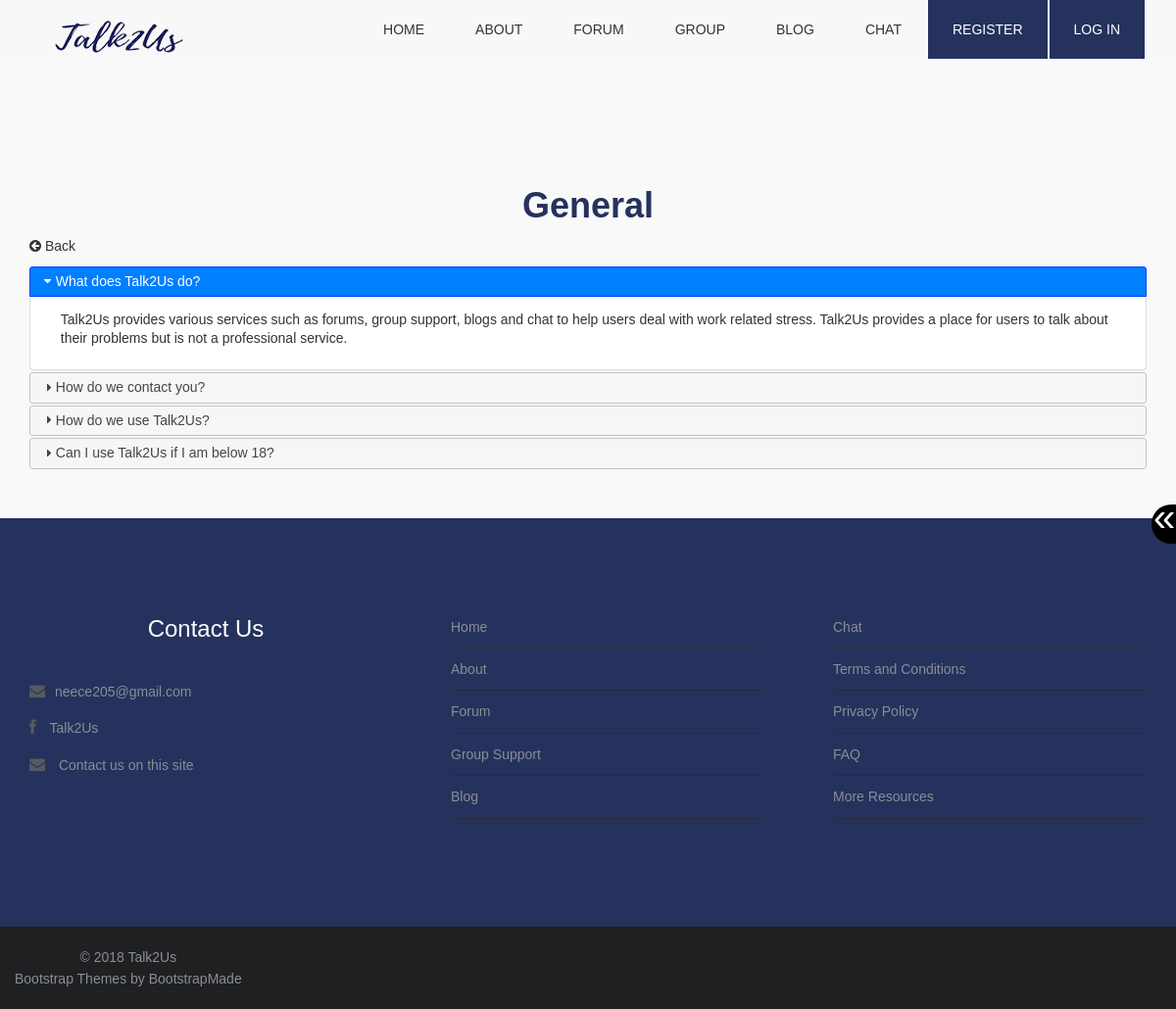
/faqQues.php?topicid=1, run on the app's committed database.
### tables this page shows
CREATE TABLE `faqtopic` (
  `topicID` int(10) NOT NULL,
  `topicname` varchar(255) NOT NULL
);

CREATE TABLE `faq` (
  `faqID` int(10) NOT NULL,
  `faqTopicID` int(10) NOT NULL,
  `faqQuestion` varchar(255) NOT NULL,
  `faqAnswer` varchar(2048) NOT NULL
);

### faqQues.php (the view, shortened to what this page needs)
<?php
	require_once("function.php");
	include "database_conn.php";
	if (isset($_GET["topicid"])) {
		$topicid = $_GET["topicid"];
	}
	else {
		header("Location: faq.php");
	}
	$results_per_page = 10;
	if(!isset($_GET['page'])){
		$page = 1;
	}else {
		$page = $_GET['page'];
	}
	$this_page_first_result = ($page-1)*$results_per_page;
	$sqlfaqName = "SELECT topicname
	FROM faqtopic
	WHERE topicID='$topicid'";
	$rsfaqName = mysqli_query($conn,$sqlfaqName)
	or die(mysqli_error($conn));
	$row = mysqli_fetch_row($rsfaqName)
			or die(mysqli_error($conn));
	$topicname = $row[0];
	$sqlfaq = "SELECT *
	FROM faq
	WHERE faqTopicID='$topicid'
	ORDER BY faqID
	LIMIT ".$this_page_first_result.",".$results_per_page;
	$rsfaq = mysqli_query($conn,$sqlfaq)
	or die(mysqli_error($conn));
	echo makePageStart("Talk2Me - $topicname");
	echo makeNav("");
	echo resizeButtons();
?>
<section class="box">
	<div class="container top-content">
<?php
	echo "<h1><strong>$topicname</strong></h1>";
?>
<a href="faq.php" class="backButton"><p><i class="fa fa-arrow-circle-left fa-1x"></i> Back</p></a>
<?php
	if (mysqli_affected_rows($conn)>0) {
		echo "<div id=\"faqAcc\">";
				while($row = mysqli_fetch_assoc($rsfaq)){
					$question		= 	$row["faqQuestion"];
					$answer			=	$row["faqAnswer"];
					echo "<div>";
					echo "<h2>$question</h2>";
					echo "<div><p>$answer</p></div>";
					echo "</div>";
				}
		echo "</div>";
	} else {
		echo noexist("questions");
		echo "<a href=\"faq.php\"><p>Return to FAQ page</p></a>";
		echo "<a href=\"index.php\"><p>Return to homepage</p></a>";
	}
?>
	</div>
</section>
<?php
	echo makeFooter();
  ?>

### css/style.css (style rules this page uses)
body { font-family: Arial, Helvetica, sans-serif; font-size:14px; font-weight:300; line-height:1.6em; color:#333; background-color:#fff; }
hi,h2,h3,h4,h5,h6 { color:#333; line-height:1.1em; text-align: center; }
h1 { text-align:center; color: #24325D; }
p { color:#333; }
a { text-decoration:none; transition: all 0.1s ease-in-out; -moz-transition: all 0.1s ease-in-out; -webkit-transition: all 0.1s ease-in-out; -o-transition: all 0.1s ease-in-out; outline: none; color:#333; }
section.box { background-color:#f9f9f9; text-align:left; padding-top:50px; padding-bottom:50px; }
.inner-footer ul li,a { list-style:none; }
.top-content { margin-top: 120px !important; }
#faqAcc h2 { text-align: left; }
.backButton { cursor: pointer; }

### data on the page
faqtopic: topicname "General"
faq: faqQuestion "What does Talk2Us do?", faqAnswer "Talk2Us provides various services such as forums, group support, blogs and chat to help users deal with work related stress. Talk2Us provides a place for users to talk about their problems but is not a professional service."
faq: faqQuestion "How do we contact you?"
faq: faqQuestion "How do we use Talk2Us?"
faq: faqQuestion "Can I use Talk2Us if I am below 18?"
